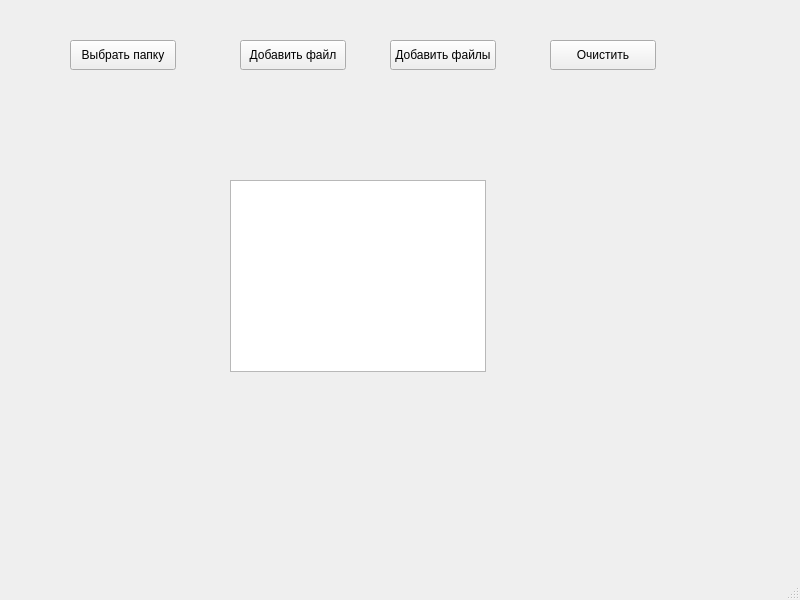
<?xml version="1.0" encoding="UTF-8"?>
<ui version="4.0">
 <class>MainWindow</class>
 <widget class="QMainWindow" name="MainWindow">
  <property name="geometry">
   <rect>
    <x>0</x>
    <y>0</y>
    <width>800</width>
    <height>600</height>
   </rect>
  </property>
  <property name="windowTitle">
   <string>MainWindow</string>
  </property>
  <widget class="QWidget" name="centralwidget">
   <widget class="QPushButton" name="selectFolderButton">
    <property name="geometry">
     <rect>
      <x>70</x>
      <y>40</y>
      <width>106</width>
      <height>30</height>
     </rect>
    </property>
    <property name="text">
     <string>Выбрать папку</string>
    </property>
   </widget>
   <widget class="QPushButton" name="selectSingleFileButton">
    <property name="geometry">
     <rect>
      <x>240</x>
      <y>40</y>
      <width>106</width>
      <height>30</height>
     </rect>
    </property>
    <property name="text">
     <string>Добавить файл</string>
    </property>
   </widget>
   <widget class="QPushButton" name="selectMultipleFilesButton">
    <property name="geometry">
     <rect>
      <x>390</x>
      <y>40</y>
      <width>106</width>
      <height>30</height>
     </rect>
    </property>
    <property name="text">
     <string>Добавить файлы</string>
    </property>
   </widget>
   <widget class="QPushButton" name="clearButton">
    <property name="geometry">
     <rect>
      <x>550</x>
      <y>40</y>
      <width>106</width>
      <height>30</height>
     </rect>
    </property>
    <property name="text">
     <string>Очистить</string>
    </property>
   </widget>
   <widget class="QTableWidget" name="dataHolder">
    <property name="geometry">
     <rect>
      <x>230</x>
      <y>180</y>
      <width>256</width>
      <height>192</height>
     </rect>
    </property>
    <property name="editTriggers">
     <set>QAbstractItemView::NoEditTriggers</set>
    </property>
    <property name="selectionMode">
     <enum>QAbstractItemView::MultiSelection</enum>
    </property>
    <property name="selectionBehavior">
     <enum>QAbstractItemView::SelectRows</enum>
    </property>
    <property name="sortingEnabled">
     <bool>true</bool>
    </property>
   </widget>
  </widget>
  <widget class="QMenuBar" name="menubar">
   <property name="geometry">
    <rect>
     <x>0</x>
     <y>0</y>
     <width>800</width>
     <height>25</height>
    </rect>
   </property>
  </widget>
  <widget class="QStatusBar" name="statusbar"/>
 </widget>
 <resources/>
 <connections/>
</ui>
